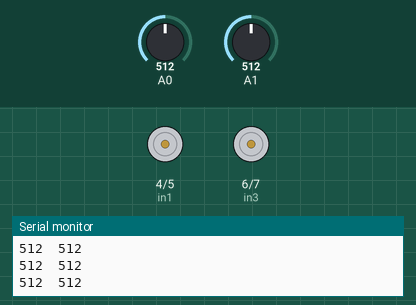
Bench run of a sketch on a simulated Arduino Uno, built with avr-gcc and run on an emulated ATmega328P. Shown: motor-driver pin pairs drawn as motors (green arrow = first pin HIGH = forward, orange = second pin HIGH = backward, longer = more drive, scaled by the enable pin), the last lines printed to the serial monitor. The test bench sets the inputs (shaded band); at power-on: A1 = 512, A0 = 512.

Above: at 1.2 s.
1.3 s: A1 set to 560
2.8 s: A0 set to 662
4.3 s: A0 set to 689
At 5.2 s:
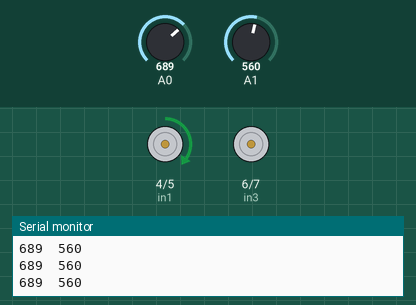
5.8 s: A1 set to 460
At 6.3 s:
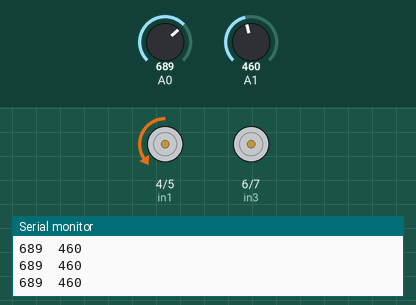
7.3 s: A0 set to 1023
At 7.7 s:
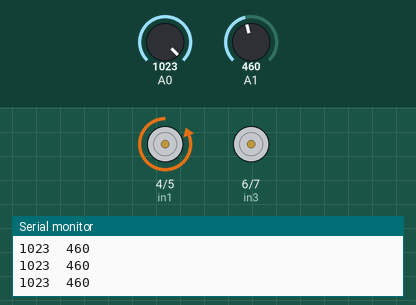
8.8 s: A1 set to 536
11.8 s: A1 set to 568
At 12.1 s:
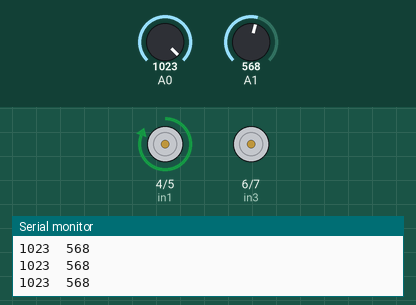
Timing chart, 0 to 14.3 s (numbered marks = the images above; inputs shaded):
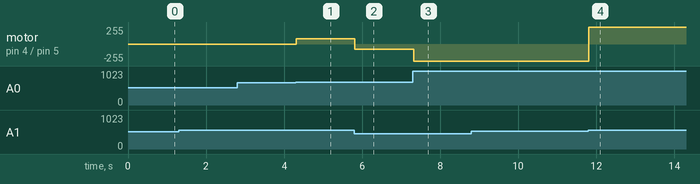

Measured:
- the behaviour switches between 670 and 671 on A0 (found by bisection; images 0 and 1)
- the behaviour switches between 550 and 551 on A1 (found by bisection; images 3 and 4)
- after the input at 4.3 s, motor on pin 4 (in1) / pin 5 (in2): stopped → forward 79/255 at once
- after the input at 5.8 s, motor on pin 4 (in1) / pin 5 (in2): forward 79/255 → backward 79/255 at once
- after the input at 7.3 s, motor on pin 4 (in1) / pin 5 (in2): backward 79/255 → backward 255/255 at once
- after the input at 11.8 s, motor on pin 4 (in1) / pin 5 (in2): backward 255/255 → forward 255/255 at once

The sketch:

joycar.ino
```cpp
#define enA 9
#define in1 4
#define in2 5
#define enB 10
#define in3 6
#define in4 7
int xAxis, yAxis;
int motorSpeedA = 0;
int motorSpeedB = 0;
void setup() {
 Serial.begin(9600);
   pinMode(enA, OUTPUT);
  pinMode(enB, OUTPUT);
  pinMode(in1, OUTPUT);
  pinMode(in2, OUTPUT);
  pinMode(in3, OUTPUT);
  pinMode(in4, OUTPUT);
}

void loop() {
    xAxis = analogRead(A0); // Read Joysticks X-axis
  yAxis = analogRead(A1); // Read Joysticks Y-axis
Serial.print(xAxis);
Serial.print("\t");
    Serial.println(yAxis);
  if (yAxis < 470) {
    // Set Motor A backward
    digitalWrite(in1, LOW);
    digitalWrite(in2, HIGH);
    // Set Motor B backward
    digitalWrite(in3, LOW);
    digitalWrite(in4, HIGH);
    // Convert the declining Y-axis readings for going backward from 470 to 0 into 0 to 255 value for the PWM signal for increasing the motor speed
    motorSpeedA = map(yAxis, 470, 0, 0, 255);
    motorSpeedB = map(yAxis, 470, 0, 0, 255);
  }
  else if (yAxis > 550) {
    // Set Motor A forward
    digitalWrite(in1, HIGH);
    digitalWrite(in2, LOW);
    // Set Motor B forward
    digitalWrite(in3, HIGH);
    digitalWrite(in4, LOW);
    // Convert the increasing Y-axis readings for going forward from 550 to 1023 into 0 to 255 value for the PWM signal for increasing the motor speed
    motorSpeedA = map(yAxis, 550, 1023, 0, 255);
    motorSpeedB = map(yAxis, 550, 1023, 0, 255);
  }
  // If joystick stays in middle the motors are not moving
  else {
    motorSpeedA = 0;
    motorSpeedB = 0;
  }

  // X-axis used for left and right control
  if (xAxis < 470) {
    // Convert the declining X-axis readings from 470 to 0 into increasing 0 to 255 value
    int xMapped = map(xAxis, 470, 0, 0, 255);
    // Move to left - decrease left motor speed, increase right motor speed
    motorSpeedA = motorSpeedA - xMapped;
    motorSpeedB = motorSpeedB + xMapped;
    // Confine the range from 0 to 255
    if (motorSpeedA < 0) {
      motorSpeedA = 0;
    }
    if (motorSpeedB > 255) {
      motorSpeedB = 255;
    }
  }
  if (xAxis > 550) {
    // Convert the increasing X-axis readings from 550 to 1023 into 0 to 255 value
    int xMapped = map(xAxis, 550, 1023, 0, 255);
    // Move right - decrease right motor speed, increase left motor speed
    motorSpeedA = motorSpeedA + xMapped;
    motorSpeedB = motorSpeedB - xMapped;
    // Confine the range from 0 to 255
    if (motorSpeedA > 255) {
      motorSpeedA = 255;
    }
    if (motorSpeedB < 0) {
      motorSpeedB = 0;
    }
  }
  // Prevent buzzing at low speeds (Adjust according to your motors. My motors couldn't start moving if PWM value was below value of 70)
  if (motorSpeedA < 70) {
    motorSpeedA = 0;
  }
  if (motorSpeedB < 70) {
    motorSpeedB = 0;
  }
  analogWrite(enA, motorSpeedA); // Send PWM signal to motor A
  analogWrite(enB, motorSpeedB); // Send PWM signal to motor B
}
```
